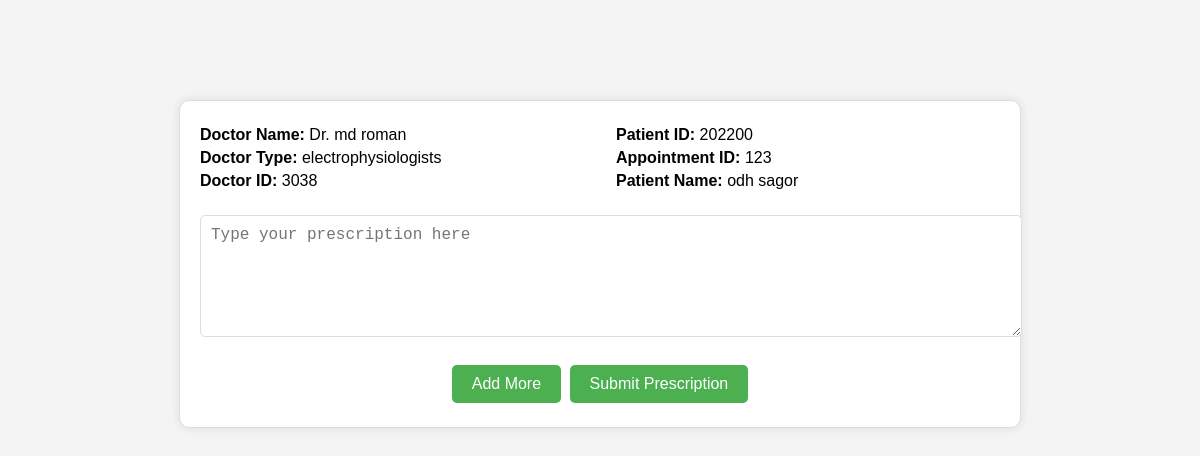
Page /Topic-2/mdobidulhuqsagor/submitPrescriptionForm.php?appointment_id=123 (signed in) on the committed database.
### tables this page shows
CREATE TABLE `appointments` (
  `appointment_id` int(3) UNSIGNED ZEROFILL NOT NULL,
  `patient_id` int(6) UNSIGNED ZEROFILL DEFAULT NULL,
  `doctor_id` int(4) UNSIGNED DEFAULT NULL,
  `first_name` varchar(100) DEFAULT NULL,
  `last_name` varchar(100) DEFAULT NULL,
  `email` varchar(100) DEFAULT NULL,
  `phone` varchar(20) DEFAULT NULL,
  `doctor_type` varchar(50) DEFAULT NULL,
  `doctor_name` varchar(100) DEFAULT NULL,
  `appointment_date` date DEFAULT NULL,
  `appointment_time` time DEFAULT NULL,
  `room_number` varchar(10) DEFAULT NULL,
  `fees` decimal(10,2) DEFAULT NULL
);

CREATE TABLE `doctorregistrations` (
  `doctor_id` int(4) UNSIGNED ZEROFILL NOT NULL,
  `title` varchar(10) NOT NULL,
  `first_name` varchar(50) NOT NULL,
  `last_name` varchar(50) NOT NULL,
  `dob` date NOT NULL,
  `gender` varchar(10) NOT NULL,
  `district` varchar(50) NOT NULL,
  `national_id` varchar(50) NOT NULL,
  `registration_number` varchar(50) NOT NULL,
  `doctor_type` varchar(50) NOT NULL,
  `mobile_number` varchar(20) NOT NULL,
  `email` varchar(100) NOT NULL,
  `password` varchar(255) NOT NULL,
  `approved` tinyint(1) NOT NULL
);

### Topic-2/mdobidulhuqsagor/submitPrescriptionForm.php (the view, shortened to what this page needs)
<?php
$servername = "localhost";
$username = "root";
$password = "";
$dbname = "Dmedic";
try {
    $pdo = new PDO("mysql:host=$servername;dbname=$dbname", $username, $password);
    $pdo->setAttribute(PDO::ATTR_ERRMODE, PDO::ERRMODE_EXCEPTION);
    $appointment_id = $_GET['appointment_id'];
    $sql = $pdo->prepare("SELECT a.appointment_id, a.patient_id, a.first_name AS patient_first_name, a.last_name AS patient_last_name,
                          d.first_name AS doctor_first_name, d.last_name AS doctor_last_name, d.doctor_type, d.doctor_id
                          FROM appointments a
                          JOIN doctorRegistrations d ON a.doctor_id = d.doctor_id
                          WHERE a.appointment_id = :appointment_id");
    $sql->bindParam(':appointment_id', $appointment_id, PDO::PARAM_INT);
    $sql->execute();
    $appointment = $sql->fetch(PDO::FETCH_ASSOC);
} catch (PDOException $e) {
    echo "Database Error: " . $e->getMessage();
} catch (Exception $e) {
    echo "Error: " . $e->getMessage();
}
?>
<!DOCTYPE html>
<html lang="en">
<head>
</head>
<body>
    <div class="prescription-form">
        <div class="header">
            <div>
                <p><strong>Doctor Name:</strong> Dr. <?php echo htmlspecialchars($appointment['doctor_first_name'] . ' ' . $appointment['doctor_last_name']); ?></p>
                <p><strong>Doctor Type:</strong> <?php echo htmlspecialchars($appointment['doctor_type']); ?></p>
                <p><strong>Doctor ID:</strong> <?php echo htmlspecialchars($appointment['doctor_id']); ?></p>
            </div>
            <div>
                <p><strong>Patient ID:</strong> <?php echo htmlspecialchars($appointment['patient_id']); ?></p>
                <p><strong>Appointment ID:</strong> <?php echo htmlspecialchars($appointment['appointment_id']); ?></p>
                <p><strong>Patient Name:</strong> <?php echo htmlspecialchars($appointment['patient_first_name'] . ' ' . $appointment['patient_last_name']); ?></p>
            </div>
        </div>
        <form method="post">
            <div id="prescription-container">
                <div class="prescription-box">
                    <textarea name="prescription[]" rows="4" placeholder="Type your prescription here"></textarea>
                </div>
            </div>
            <div class="buttons-container">
                <button type="button" onclick="addPrescriptionBox()">Add More</button>
                <button type="submit">Submit Prescription</button>
            </div>
        </form>
    </div>
</body>
</html>

### Topic-2/mdobidulhuqsagor/submitPrescriptionForm.php (style rules this page uses)
body { font-family: Arial, sans-serif; margin: 0; padding: 0; background-color: #f4f4f4; }
.prescription-form { max-width: 800px; margin: 100px auto; padding: 20px; border: 1px solid #ddd; background-color: #fff; box-shadow: 0 0 10px rgba(0, 0, 0, 0.1); border-radius: 10px; }
.header { display: flex; justify-content: space-between; margin-bottom: 20px; }
.header div { width: 48%; }
.header div p { margin: 5px 0; font-size: 16px; }
.prescription-box { margin-bottom: 15px; }
.prescription-box textarea { width: 100%; padding: 10px; font-size: 16px; border: 1px solid #ddd; border-radius: 5px; resize: vertical; min-height: 100px; }
.buttons-container { text-align: center; margin-top: 20px; }
.buttons-container button { background-color: #4CAF50; color: white; border: none; padding: 10px 20px; text-align: center; text-decoration: none; display: inline-block; font-size: 16px; margin: 4px 2px; cursor: pointer; border-radius: 5px; transition: background-color 0.3s; }

### rows in the picture
appointments: doctor.last_name "md roman", doctor.doctor_type "electrophysiologists", doctor.doctor_id "3038", patient "202200", appointment_id "123", first_name+last_name "odh sagor"
